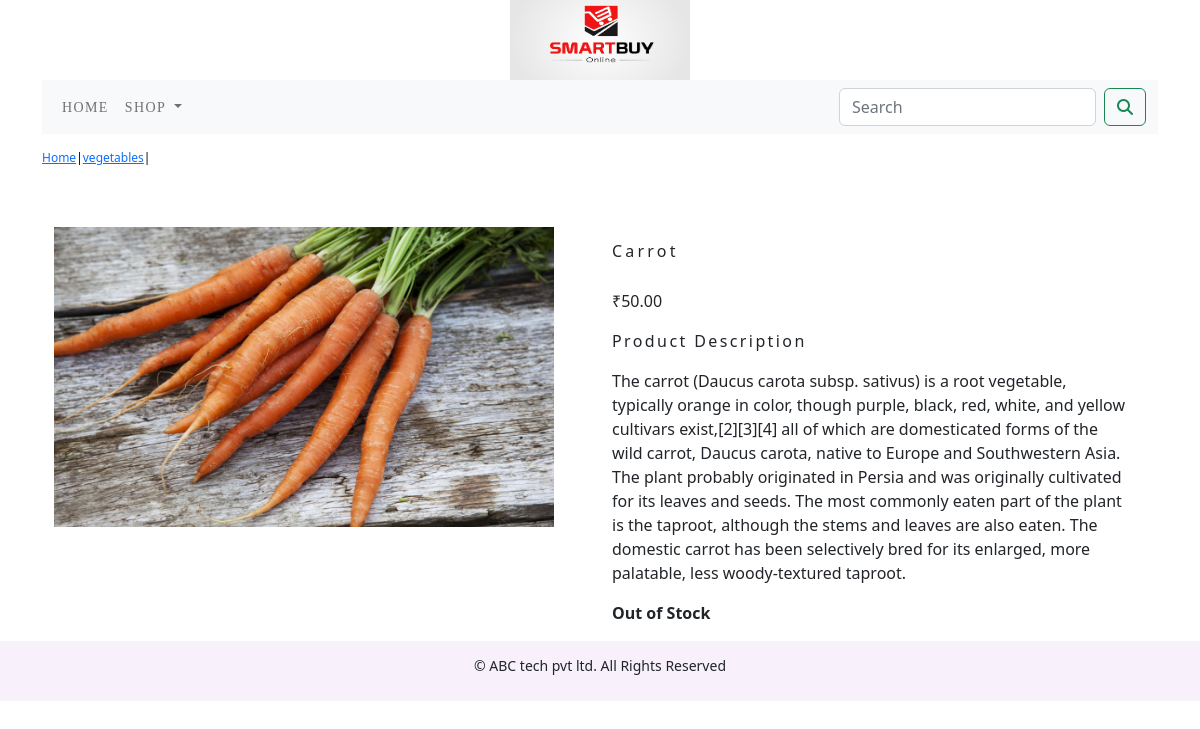
Screenshot of /shop/vegetables/carrot/ with the database file from the repository.
### shop/models.py (models this page shows, shortened)
class Product(models.Model):
    name = models.CharField(max_length=250, unique=True)
    slug = models.SlugField(max_length=250, unique=True)
    description = models.TextField(blank=True)
    price = models.DecimalField(max_digits=10, decimal_places=2)
    category = models.ForeignKey(Category, on_delete=models.CASCADE)
    image = models.ImageField(upload_to='product', blank=True)
    stock = models.IntegerField()
    available = models.BooleanField(default=True)
    created = models.DateTimeField(auto_now_add=True)
    updated = models.DateTimeField(auto_now=True)
    class Meta:
        ordering = ('name',)
        verbose_name = 'product'
        verbose_name_plural = 'products'

class Category(models.Model):
    name = models.CharField(max_length=250, unique=True)
    slug = models.SlugField(max_length=250, unique=True)
    description = models.TextField(blank=True)
    image = models.ImageField(upload_to='category', blank=True)
    class Meta:
        ordering = ('name',)
        verbose_name = 'category'
        verbose_name_plural = 'categories'
    def get_url(self):
        return reverse('shop:products_by_category', args=[self.slug])
    def __str__(self):
        return '{}'.format(self.name)

### shop/views.py (the view)
# urls.py: path('<slug:c_slug>/<slug:product_slug>/', views.ProdDetail, name='products_category_detail'),
def ProdDetail(request, c_slug, product_slug):
    try:
        product = Product.objects.get(category__slug=c_slug, slug=product_slug)
    except Exception as e:
        raise e
    return render(request, 'product.html', {'product': product})

### cart/context_processors.py (called while the page is built)
def counter(request):
    item_count = 0
    if 'admin' in request.path:
        return {}
    else:
        try:
            cart = Cart.objects.filter(cart_id= _cart_id(request))
            cart_items=CartItem.objects.all().filter(cart=cart[:1])
            for cart_item in cart_items:
                item_count += cart_item.quantity
        except Cart.DoesNotExist:
            item_count = 0
        return dict(item_count=item_count)

### cart/views.py (called while the page is built)
def _cart_id(request):
    cart = request.session.session_key
    if not cart:
        cart = request.session.create()
    return cart

### shop/context_processors.py (called while the page is built)
def menu_links(request):
    links = Category.objects.all()
    return dict(links=links)

### templates/product.html (shortened to what this page needs)
{% extends 'base.html' %}
{% load static %}
{% block content %}
<div class="row my_prod_row_class">
  <div class="mx_auto">
    <p><a href="{% url 'shop:AllprodCat' %}">Home</a>|<a href="{{product.category.url}}">{{product.category}}</a>|{{Product.name}}</p>
  </div>
</div>
<div class="container">
<br>
<div class="row">
  <div class="col-6 col-sm-6 col-md-6 col-lg-6">
      <img src="{{product.image.url}}" alt="{{product.name}}" style="min-width :10rem" width="500px" height="300px">
  </div>
  <div class="col-6 col-sm-6 col-md-6 col-lg-6">
      <h1 class="my_prod_title">{{product.name}}</h1>
      <p>₹{{product.price}}</p>
      <p class="my_title">Product Description</p>
      <p class="text-justify my_prod_text">{{product.description}}</p>
      {% if product.stock <= 0 %}
      <p class="text-justify my_prod_text"><b>Out of Stock</b></p>
      {% else %}
      <a href="{% url 'cart:add_cart' product.id %}" class="btn btn-secondary">Add to Cart</a>
      {% endif %}
  </div>
</div>
</div>
{% endblock %}

### static/css/custom.css (style rules this page uses)
body { font-family: 'Lato', sans-serif; }
.my_title { font-size:16px; text_transform:uppercase; letter-spacing:0.15em; }
.my_prod_row_class { padding-top:15px; padding-bottom:20px; }
.my_prod_row_class .mx_auto { color:#000 ; font-size:12px; text-decoration:none; }
.my_prod_title { font-size:16px; text_transform:uppercase; letter-spacing:0.2em; padding-top:15px; padding-bottom:20px; }
.my_prod_text { padding-right:20px; }

### rows the page displays
Product: category "vegetables", image (picture), name "Carrot", price "50.00", description "The carrot (Daucus carota subsp. sativus) is a root vegetable, typically orange in color, though purple, black, red, white, and yellow cultivars exist,[2][3][4] all of which are domesticated forms of the wild carrot, Daucus carota, native to Europe and Southwestern Asia. The plant probably originated in Persia and was originally cultivated for its leaves and seeds. The most commonly eaten part of the plant is the taproot, although the stems and leaves are also eaten. The domestic carrot has been selectively bred for its enlarged, more palatable, less woody-textured taproot."
